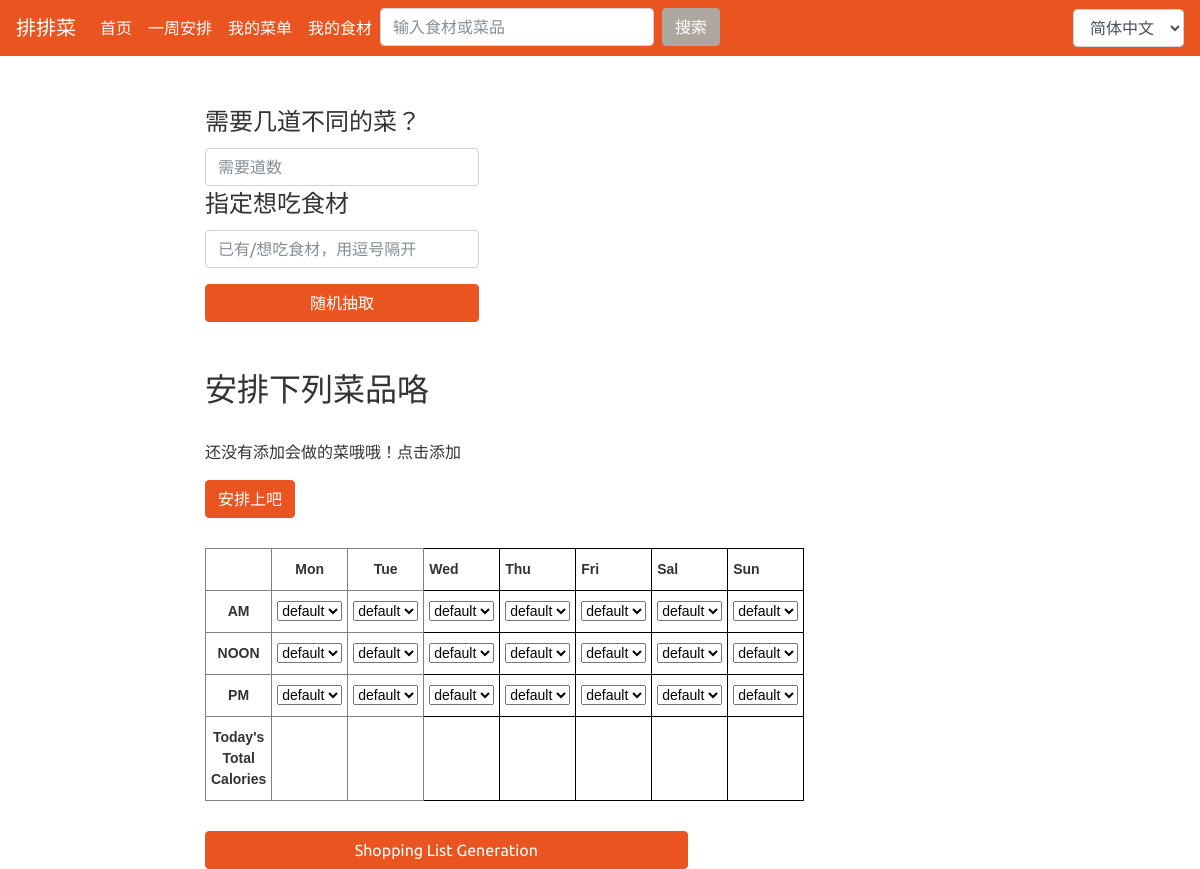
Before: /schedule/ (signed in) with the older database file.
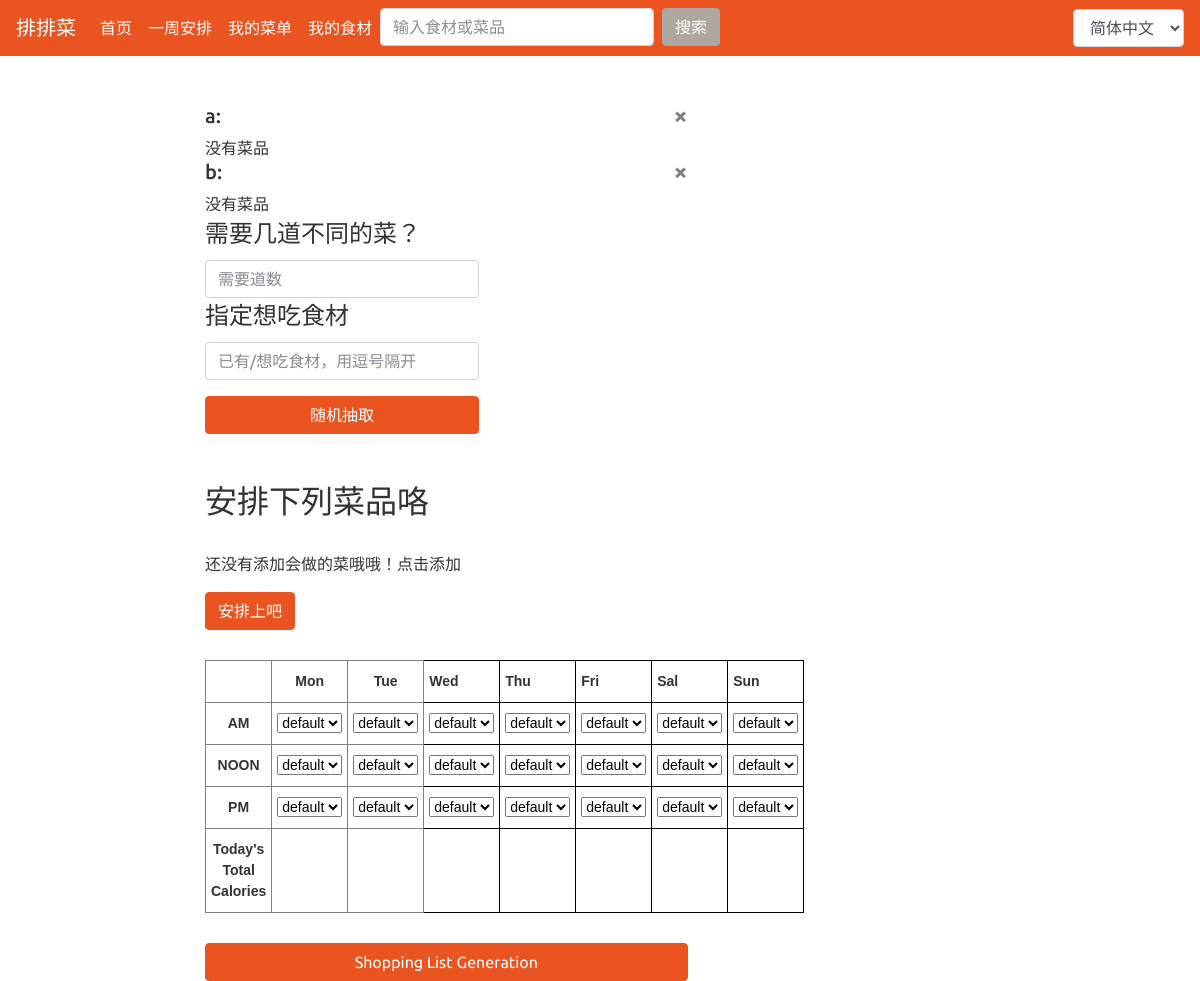
After: the same page with the newer database file.
### AutoGener/models.py (models this page shows, shortened)
class DishType(models.Model):
    userid = models.IntegerField()
    name = models.CharField(max_length=20)

### AutoGener/views.py (the view, shortened to what this page needs)
# urls.py: path('schedule/', views.get_scehdele, name='schedule'),
@login_required
def get_scehdele(request):
    random_dish = []
    required_dish = []
    message = ''
    types = DishType.objects.filter(userid=request.user.id)
    canDolist = CanDo.objects.filter(userid=request.user.id)
    ingredientlist = CanGet.objects.filter(userid=request.user.id)
    context = {'random_dish': random_dish, 'required_dish': list(set(required_dish)), "message": message,
               'types':types}
    return render(request, 'AutoGener/schedule.html', context)

### templates/AutoGener/schedule.html (shortened to what this page needs)
{% extends 'base.html' %}
{% load i18n %}
{% block main %}
{% for type in types %}
<h5>{{ type.name }}:
    <a class="close" href="{% url 'AutoGener:type_delete' type.name %}">&times;</a></h5>
    {% for dish in type.cando_set.all %}
      {{ dish.name }}
    {% empty %}
      {% trans "没有菜品" %}
    {% endfor %}
{% endfor %}
<div class = "dishBlock">
<div class="btn-group-vertical" data-toggle="buttons">
    <form action="/schedule/" method="post">
        <div class="form-group">
          <legend>需要几道不同的菜？</legend>
          <input type="text" class="form-control" name="numNeed" placeholder="需要道数">
          <legend>指定想吃食材</legend>
          <input type="text" class="form-control" name="wantEat" placeholder="已有/想吃食材，用逗号隔开">
        </div>
        <button type="submit" class="btn btn-primary">随机抽取</button>
    </form>
</div>
</div>
<br>
<br>
<div class = "dishBlock">
  <div>
  <h2>安排下列菜品咯</h2>
  <br>
  {% for dish in random_dish %}
      <p> <a href="{% url 'AutoGener:dish_detail' dish.name %}">{{ dish.name }}</a></p>
  {% empty %}
      <div><p>还没有添加会做的菜哦哦！<a hred="{% url 'AutoGener:dish'%}">点击添加</a></p></div>
  </div>
  {% endfor %}
</div>
<div class = "dishBlock">
<div class="btn-group-vertical" data-toggle="buttons">
    <form action="/schedule/" method="post">
         <button type="submit" class="btn btn-primary">安排上吧</button>
    </form>
</div>
</div>
<div class = "tables">
  <table class="tg">
    <tr>
      <th class="tg-88nc"></th>
      <th class="tg-88nc">Mon</th>
      <th class="tg-88nc">Tue</th>
      <th class="tg-9hbo">Wed</th>
      <th class="tg-9hbo">Thu</th>
      <th class="tg-9hbo">Fri</th>
      <th class="tg-9hbo">Sal</th>
      <th class="tg-9hbo">Sun</th>
    </tr>
    <tr>
      <td class="tg-88nc">AM</td>
      <td class="tg-uys7 a1">
        <select name = "dishes">
          <option value = "default">default</option>
        </select>
      </td>
      <td class="tg-uys7 a2">
        <select name = "dishes">
          <option value = "default">default</option>
        </select>
      </td>
      <td class="tg-yw4l a3">
        <select name = "dishes">
          <option value = "default">default</option>
        </select>
      </td>
      <td class="tg-yw4l a4">
        <select name = "dishes">
          <option value = "default">default</option>
        </select>
      </td>
      <td class="tg-yw4l a5">
        <select name = "dishes">
          <option value = "default">default</option>
        </select>
      </td>
      <td class="tg-yw4l a6">
        <select name = "dishes">
          <option value = "default">default</option>
        </select>
      </td>
      <td class="tg-yw4l a7">
        <select name = "dishes">
          <option value = "default">default</option>
        </select>
      </td>
    </tr>
    <tr>
      <td class="tg-88nc">NOON</td>
      <td class="tg-uys7 n1">
        <select name = "dishes">
          <option value = "default">default</option>
        </select>
      </td>
      <td class="tg-uys7 n2">
        <select name = "dishes">
          <option value = "default">default</option>
        </select>
      </td>
      <td class="tg-yw4l n3">
        <select name = "dishes">
          <option value = "default">default</option>
        </select>
      </td>
      <td class="tg-yw4l n4">
        <select name = "dishes">
          <option value = "default">default</option>
        </select>
      </td>
      <td class="tg-yw4l n5">
        <select name = "dishes">
          <option value = "default">default</option>
        </select>
      </td>
      <td class="tg-yw4l n6">
        <select name = "dishes">
          <option value = "default">default</option>
        </select>
      </td>
      <td class="tg-yw4l n7">
        <select name = "dishes">
          <option value = "default">default</option>
        </select>
      </td>
    </tr>
    <tr>
      <td class="tg-88nc">PM</td>
      <td class="tg-uys7 p1">
        <select name = "dishes">
          <option value = "default">default</option>
        </select>
      </td>
      <td class="tg-uys7 p2">
        <select name = "dishes">
          <option value = "default">default</option>
        </select>
      </td>
      <td class="tg-yw4l p3">
        <select name = "dishes">
          <option value = "default">default</option>
        </select>
      </td>
      <td class="tg-yw4l p4">
        <select name = "dishes">
          <option value = "default">default</option>
        </select>
      </td>
      <td class="tg-yw4l p5">
        <select name = "dishes">
          <option value = "default">default</option>
        </select>
      </td>
      <td class="tg-yw4l p6">
        <select name = "dishes">
          <option value = "default">default</option>
        </select>
      </td>
      <td class="tg-yw4l p7">
        <select name = "dishes">
          <option value = "default">default</option>
        </select>
      </td>
    </tr>
    <tr>
        <td class="tg-88nc">Today's Total Calories</td>
        <td class="tg-uys7 t1">
        </td>
        <td class="tg-uys7 t2">
        </td>
        <td class="tg-yw4l t3">
        </td>
        <td class="tg-yw4l t4">
        </td>
        <td class="tg-yw4l t5">
        </td>
        <td class="tg-yw4l t6">
        </td>
        <td class="tg-yw4l t7">
        </td>
      </tr>
  </table>
</div>
<div>
  <a href = "#" class = "btn btn-primary edit-block">Shopping List Generation</a>
</div>
{% endblock %}

### templates/base.html (shortened to what this page needs)
{% load static %}
{% load i18n %}
<!DOCTYPE html>
<html lang="en">
<head>
    <link rel="stylesheet" href="{% static 'AutoGener/css/bootstrap.css' %}" />
</head>
<body>
<nav class="navbar navbar-expand-lg navbar-dark bg-primary">
  <a class="navbar-brand" href="{% url 'index' %}">{% trans "排排菜" %}</a>
  <div class="collapse navbar-collapse" id="navbarColor01">
    <ul class="navbar-nav mr-auto">
      <li class="nav-item active">
        <a class="nav-link" href="{% url 'index' %}">{% trans "首页" %}<span class="sr-only">(current)</span></a>
      </li>
      <li class="nav-item active">
        <a class="nav-link" href="{% url 'AutoGener:schedule' %}">{% trans "一周安排" %}</a>
      </li>
            <li class="nav-item active">
        <a class="nav-link" href="{% url 'AutoGener:dish' %}">{% trans "我的菜单" %}</a>
      </li>
      <li class="nav-item active">
        <a class="nav-link" href="{% url 'AutoGener:ingredient' %}">{% trans "我的食材" %}</a>
      </li>
      <li class="nav-item active">
               <form class="form-inline my-2 my-lg-0" method="POST" action="{% url 'AutoGener:dish' %}">
      <input class="form-control mr-sm-2" type="text" placeholder="输入食材或菜品" name="dish_wanted">
      {% if dish.name %}
        <a href="{% url 'AutoGener:dish' %}" class="btn btn-secondary my-2 my-sm-0">{% trans "返回" %}</a>
      {% else %}
        <button class="btn btn-secondary my-2 my-sm-0" type="submit">{% trans "搜索" %}</button>
      {% endif %}
    </form>
      </li>
    </ul>
        <form action="{% url 'set_language' %}" method="post">{% csrf_token %}
          <select name="language" class="form-control " onChange="form.submit();">
              {% get_current_language as LANGUAGE_CODE %}
              {% get_available_languages as LANGUAGES %}
              {% get_language_info_list for LANGUAGES as languages %}
              {% for language in languages %}
                  <option value="{{ language.code }}"{% if language.code == LANGUAGE_CODE %} selected{% endif %}>
                      {{ language.name_local }}
                  </option>
              {% endfor %}
          </select>
         </form>
  </div>
</nav>
<br>
<br>
<div class = "row">
  <div class="col-md-2">
  </div>
<div class="col-md-5">
  {% block main %}
  {% endblock %}
</div>
<div class="col-md-4">
</div>
</div>
</body>
</html>

### templates/base.html (style rules this page uses)
ul { list-style-type: none; }
.tg { border-collapse:collapse; border-spacing:0; }
.tg td { font-family:Arial, sans-serif; font-size:14px; padding:10px 5px; border-style:solid; border-width:1px; overflow:hidden; word-break:normal; border-color:black; }
.tg th { font-family:Arial, sans-serif; font-size:14px; font-weight:normal; padding:10px 5px; border-style:solid; border-width:1px; overflow:hidden; word-break:normal; border-color:black; }
.tg .tg-88nc { font-weight:bold; border-color:inherit; text-align:center }
.tg .tg-uys7 { border-color:inherit; text-align:center; }
.tg .tg-9hbo { font-weight:bold; vertical-align:top; }
.tg .tg-yw4l { vertical-align:top; }
.edit-block { display:block; }
.tables { margin:30px 0; }

Changed rows visible on the page:
added DishType: name "a"
added DishType: name "b"
